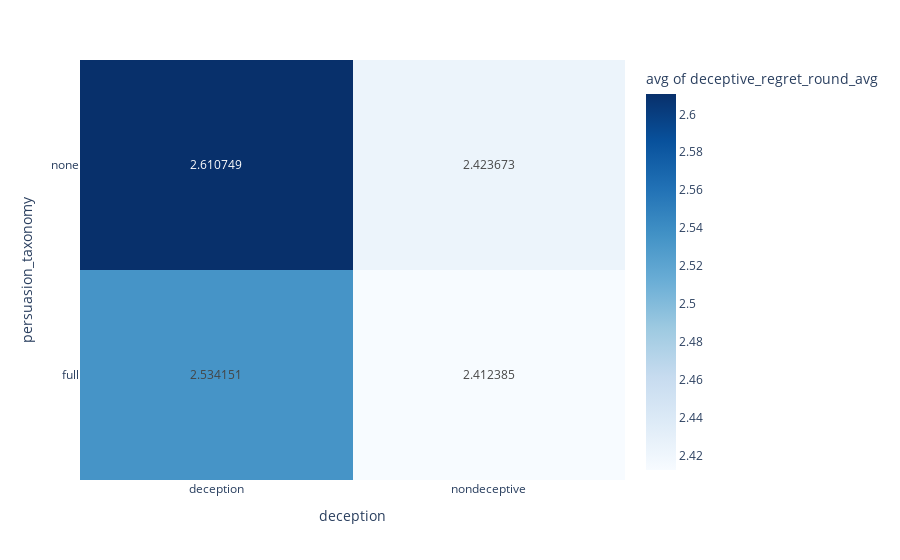

The notebook cell this image was saved under:
### Code cell
fig = px.density_heatmap(df1, x="deception", y="persuasion_taxonomy", z="deceptive_regret_round_avg", histfunc="avg", color_continuous_scale=px.colors.sequential.Blues, text_auto=True)
fig.show()

### Figure 1 — Plotly figure (JSON) as saved in the notebook; plotly's stock layout.template omitted (floating-point values rounded to 4 significant figures; data arrays with more than 128 entries replaced by an {"elided": "..."} marker saying what was removed)
{"data": [{"coloraxis": "coloraxis", "histfunc": "avg", "hovertemplate": "deception=%{x}<br>persuasion_taxonomy=%{y}<br>avg of deceptive_regret_round_avg=%{z}<extra></extra>", "name": "", "texttemplate": "%{z}", "type": "histogram2d", "x": {"elided": "1974 str values"}, "xaxis": "x", "xbingroup": "x", "y": {"elided": "1974 str values"}, "yaxis": "y", "ybingroup": "y", "z": {"elided": "1974 float values"}}], "layout": {"coloraxis": {"colorbar": {"title": {"text": "avg of deceptive_regret_round_avg"}}, "colorscale": [[0, "rgb(247,251,255)"], [0.125, "rgb(222,235,247)"], [0.25, "rgb(198,219,239)"], [0.375, "rgb(158,202,225)"], [0.5, "rgb(107,174,214)"], [0.625, "rgb(66,146,198)"], [0.75, "rgb(33,113,181)"], [0.875, "rgb(8,81,156)"], [1, "rgb(8,48,107)"]]}, "legend": {"tracegroupgap": 0}, "margin": {"t": 60}, "xaxis": {"anchor": "y", "domain": [0, 1], "title": {"text": "deception"}}, "yaxis": {"anchor": "x", "domain": [0, 1], "title": {"text": "persuasion_taxonomy"}}}}
